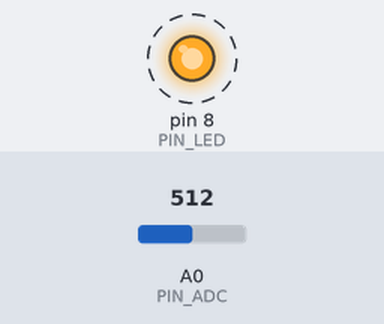
Bench run of a program on a simulated Arduino Mega 2560, built with avr-gcc and run on an emulated ATmega2560. Parts: output pins drawn as LEDs (lit = HIGH). Dashed ring = blinking. Inputs (shaded band) come from the test bench; at power-on: A0 (PIN_ADC) = 512. What the program prints to the serial monitor is not drawn.

Above: at 1.1 s.
Timing chart, 0 to 5.2 s (numbered marks = the images above):
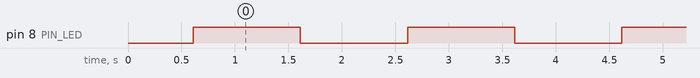

The program:

main.cpp
```cpp
// Sketch final do TP3: o TCRT5000 devolvendo distância em milímetros.
//
// Mesmo ciclo do roteiro (acende, espera, lê; apaga, espera, lê) e o
// sinal S = max(0, adc_off - adc_on). A distância sai do modelo escolhido
// em calibracao.h. Cada linha da serial é
//
//   sinal,mm
//
// formato que o exemplos/plot_serial.py desenha em milímetros. Linhas que
// começam com '#' são comentários e o plot_serial as ignora.
//
// Fora da faixa de ajuste o modelo não vale, e o programa imprime:
//   - D_MIN quando o fototransistor satura (cartão perto demais);
//   - D_DET quando S < S_LIM: o sinal não se separa do fundo, e a leitura
//     deve ser entendida como "o cartão está a D_DET ou mais". Isso
//     também evita a divisão por zero quando S = 0.

#include <Arduino.h>
#include <math.h>
#include "calibracao.h"

const int PIN_LED = 8;
const int PIN_ADC = A0;

void espera_us(unsigned long us) {
  if (us >= 16000UL) {
    delay(us / 1000UL);
    delayMicroseconds(us % 1000UL);
  } else {
    delayMicroseconds(us);
  }
}

int ler_media(int m) {
  long s = 0;
  for (int i = 0; i < m; i++) s += analogRead(PIN_ADC);
  return (int)((s + m / 2) / m);
}

float d_roteiro(float s) { return G0 + G1 / sqrt(s); }

float d_potencia(float s) { return pow(ALFA / s, 1.0 / N_EXP); }

float d_tabela(float s) {
  if (s >= TAB_S[0]) return TAB_D[0];
  for (int i = 1; i < TAB_N; i++) {
    if (s >= TAB_S[i]) {
      float f = (s - TAB_S[i - 1]) / (TAB_S[i] - TAB_S[i - 1]);
      return TAB_D[i - 1] + f * (TAB_D[i] - TAB_D[i - 1]);
    }
  }
  return TAB_D[TAB_N - 1];
}

float modelo(float s) {
#if MODELO == 1
  return d_roteiro(s);
#elif MODELO == 2
  return d_potencia(s);
#else
  return d_tabela(s);
#endif
}

float distancia_mm(int adc_on, int sinal) {
  if (adc_on <= ADC_SAT) return D_MIN;
  if (sinal < S_LIM) return D_DET;
  return constrain(modelo(sinal), D_MIN, D_DET);
}

// Tempo de cálculo de cada modelo, para a tabela de comparação.
void mede_custo() {
  volatile float acc = 0;
  const int n = 1000;
  float (*f[3])(float) = {d_roteiro, d_potencia, d_tabela};
  for (int k = 0; k < 3; k++) {
    unsigned long t0 = micros();
    for (int i = 0; i < n; i++) acc += f[k](10.0 + (i % 500));
    unsigned long dt = micros() - t0;
    Serial.print("# custo M");
    Serial.print(k + 1);
    Serial.print(" = ");
    Serial.print((float)dt / n, 1);
    Serial.println(" us por amostra");
  }
}

void setup() {
  pinMode(PIN_LED, OUTPUT);
  digitalWrite(PIN_LED, LOW);
  Serial.begin(115200);
  Serial.print("# tcrt5000 distancia, modelo M");
  Serial.println(MODELO);
  mede_custo();
}

void loop() {
  digitalWrite(PIN_LED, HIGH);
  espera_us(T_ON_US);
  int adc_on = ler_media(M_CONV);

  digitalWrite(PIN_LED, LOW);
  espera_us(T_OFF_US);
  int adc_off = ler_media(M_CONV);

  int sinal = adc_off - adc_on;
  if (sinal < 0) sinal = 0;

  Serial.print(sinal);
  Serial.print(',');
  Serial.println(distancia_mm(adc_on, sinal), 1);
}
```

calibracao.h
```cpp
// Constantes da calibração. Gerado à mão ou por:
//   python3 scripts/analise.py dados/ --header firmware/distancia/include/calibracao.h
// Os valores abaixo são PROVISÓRIOS: substituir pelos da aba Ajuste da
// planilha (ou pelos que o analise.py escrever).
#pragma once

// Modelo usado na conversão: 1 = roteiro, 2 = lei de potência, 3 = tabela.
#define MODELO 1

// Tempos de acionamento (us) e conversões por leitura.
const unsigned long T_ON_US = 1000000UL;
const unsigned long T_OFF_US = 1000000UL;
const int M_CONV = 8;

// M1: d = G0 + G1 / sqrt(S)
const float G0 = 0.0;    // mm
const float G1 = 380.0;  // mm * contagem^0.5

// M2: S = ALFA * d^(-N_EXP)  =>  d = (ALFA / S)^(1 / N_EXP)
const float ALFA = 140000.0;
const float N_EXP = 2.0;

// M3: pares (S, d) da faixa de ajuste, com S decrescente.
const int TAB_N = 3;
const float TAB_S[TAB_N] = {900.0, 100.0, 10.0};
const float TAB_D[TAB_N] = {12.0, 38.0, 120.0};

// Limites da faixa de validade.
const float S_LIM = 9.0;    // abaixo disso o sinal não se separa do fundo
const float D_DET = 120.0;  // mm, alcance de detecção: impresso quando S < S_LIM
const float D_MIN = 12.0;   // mm, início da faixa de ajuste: impresso na saturação
const int ADC_SAT = 60;     // adc_on <= isto: fototransistor saturado (-1 = nunca)
```

Measured:
- by itself, pin 8 (PIN_LED): alternates HIGH for 1.0 s and LOW for 1.0 s
